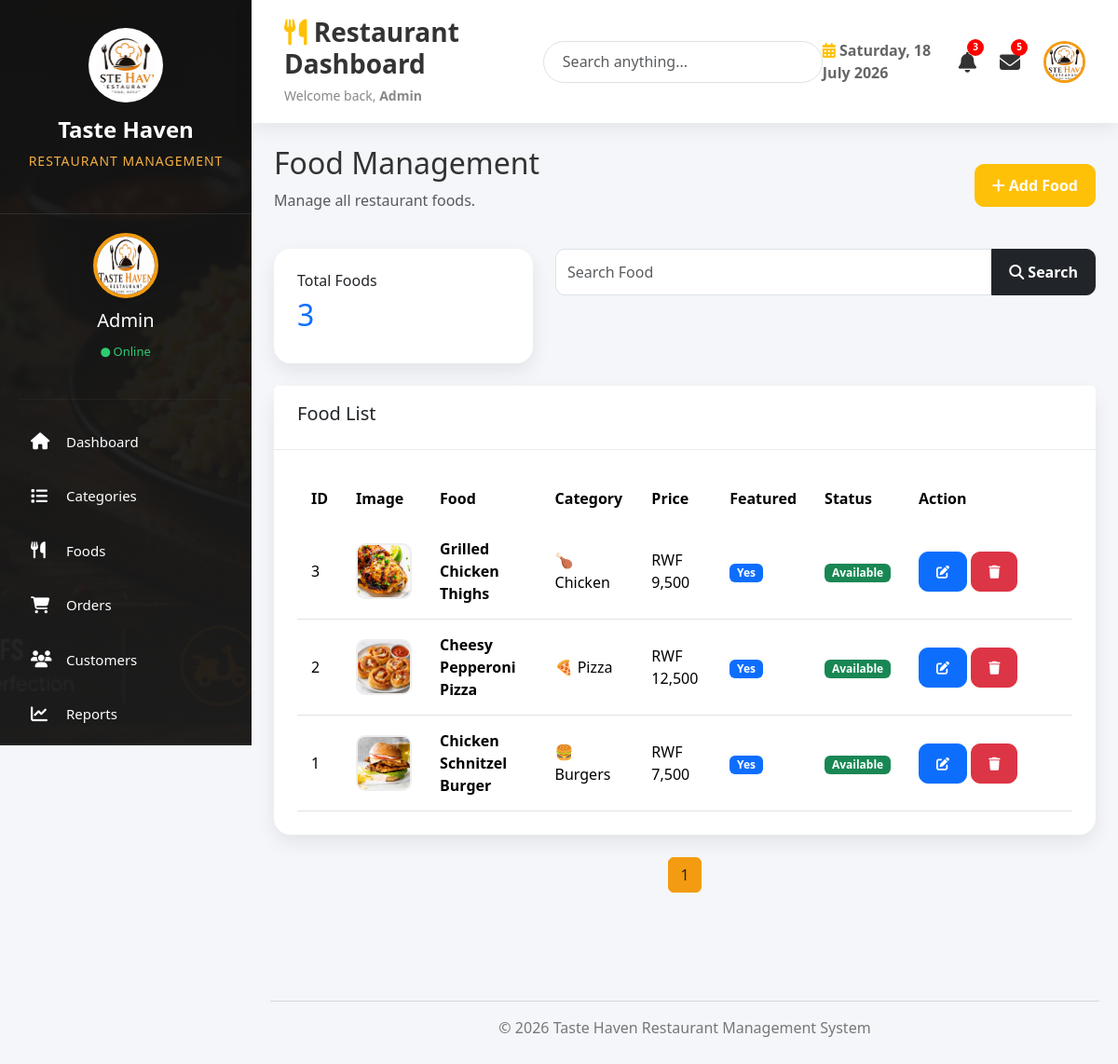
Screenshot of /admin/foods.php (signed in) with the database file from the repository.
### tables this page shows
CREATE TABLE `foods` (
  `id` int(11) NOT NULL,
  `category_id` int(11) NOT NULL,
  `food_name` varchar(100) NOT NULL,
  `description` text DEFAULT NULL,
  `price` decimal(10,2) DEFAULT NULL,
  `image` varchar(255) DEFAULT NULL,
  `status` enum('Available','Unavailable') DEFAULT 'Available',
  `created_at` timestamp NOT NULL DEFAULT current_timestamp(),
  `featured` enum('Yes','No') DEFAULT 'No'
);

CREATE TABLE `categories` (
  `id` int(11) NOT NULL,
  `category_name` varchar(100) NOT NULL,
  `image` varchar(255) DEFAULT NULL,
  `status` enum('Active','Inactive') DEFAULT 'Active',
  `created_at` timestamp NOT NULL DEFAULT current_timestamp(),
  `updated_at` timestamp NULL DEFAULT NULL ON UPDATE current_timestamp()
);

### admin/foods.php (the view, shortened to what this page needs)
<?php
include("../config/db.php");
$search = "";
$limit = 10;
$page = isset($_GET['page']) ? (int)$_GET['page'] : 1;
$start = ($page-1)*$limit;
$total_result = mysqli_query($conn,"SELECT COUNT(*) AS total FROM foods");
$total_row = mysqli_fetch_assoc($total_result);
$total_foods = $total_row['total'];
if($search=="")
{
$sql = "SELECT foods.*,categories.category_name
FROM foods
LEFT JOIN categories
ON foods.category_id=categories.id
ORDER BY foods.id DESC
LIMIT $start,$limit";
}
$result = mysqli_query($conn,$sql);
?>
<!DOCTYPE html>
<html>
<head>
<link href="https://cdn.jsdelivr.net/npm/bootstrap@5.3.3/dist/css/bootstrap.min.css"
rel="stylesheet">
<link rel="stylesheet"
href="../assets/css/admin.css">
<link rel="stylesheet"
href="https://cdnjs.cloudflare.com/ajax/libs/font-awesome/6.5.2/css/all.min.css">
</head>
<body>
<div class="wrapper">
<?php include("includes/sidebar.php"); ?>
<div class="main">
<?php include("includes/header.php"); ?>
<div class="container-fluid p-4">
<div class="d-flex justify-content-between align-items-center mb-4">
<div>
<h2>Food Management</h2>
<p class="text-muted">
Manage all restaurant foods.
</p>
</div>
<a href="add_food.php"
class="btn btn-warning">
<i class="fas fa-plus"></i>
Add Food
</a>
</div>
<div class="row mb-4">
<div class="col-md-4">
<div class="card">
<div class="card-body">
<h6>Total Foods</h6>
<h2 class="text-primary">
<?php echo $total_foods; ?>
</h2>
</div>
</div>
</div>
<div class="col-md-8">
<form method="GET">
<div class="input-group">
<input
type="text"
name="search"
value="<?php echo $search;?>"
class="form-control"
placeholder="Search Food">
<button
class="btn btn-dark">
<i class="fas fa-search"></i>
Search
</button>
</div>
</form>
</div>
</div>
<div class="card">
<div class="card-header">
<h5>
Food List
</h5>
</div>
<div class="card-body">
<div class="table-responsive">
<table class="table table-hover align-middle">
<thead>
<tr>
<th>ID</th>
<th>Image</th>
<th>Food</th>
<th>Category</th>
<th>Price</th>
<th>Featured</th>
<th>Status</th>
<th width="180">
Action
</th>
</tr>
</thead>
<tbody>
<?php
if(mysqli_num_rows($result)>0)
{
while($food=mysqli_fetch_assoc($result))
{
?>
<tr>
<td><?php echo $food['id']; ?></td>
<td>
<?php
if($food['image']=="")
{
?>
<img src="../assets/images/logo.png"
class="table-image">
<?php
}
else
{
?>
<img
src="../uploads/foods/<?php echo $food['image'];?>"
class="table-image">
<?php
}
?>
</td>
<td>
<strong>
<?php echo $food['food_name']; ?>
</strong>
</td>
<td>
<?php echo $food['category_name']; ?>
</td>
<td>
RWF
<?php echo number_format($food['price']); ?>
</td>
<td>
<?php
if($food['featured']=="Yes")
{
    echo "<span class='badge bg-primary'>Yes</span>";
}
else
{
    echo "<span class='badge bg-secondary'>No</span>";
}
?>
</td>
<td>
<?php
if($food['status']=="Available")
{
    echo "<span class='badge bg-success'>Available</span>";
}
else
{
    echo "<span class='badge bg-danger'>Unavailable</span>";
}
?>
</td>
<td>
<a
href="edit_food.php?id=<?php echo $food['id'];?>"
class="btn btn-sm btn-primary">
<i class="fas fa-edit"></i>
</a>
<a
href="delete_food.php?id=<?php echo $food['id'];?>"
class="btn btn-sm btn-danger"
onclick="return confirm('Delete this food?')">
<i class="fas fa-trash"></i>
</a>
</td>
</tr>
<?php
}
}
?>
</tbody>
</table>
</div>
</div>
</div>
<?php
if($search=="")
{
$count=mysqli_query($conn,"SELECT COUNT(*) total FROM foods");
}
else
{
$count=mysqli_query($conn,"
SELECT COUNT(*) total
FROM foods
WHERE food_name LIKE '%$search%'
");
}
$row=mysqli_fetch_assoc($count);
$total_records=$row['total'];
$total_pages=ceil($total_records/$limit);
?>
<nav class="mt-4">
<ul class="pagination justify-content-center">
<?php
for($i=1;$i<=$total_pages;$i++)
{
?>
<li class="page-item <?php if($page==$i) echo "active";?>">
<a
class="page-link"
href="?page=<?php echo $i;?>&search=<?php echo $search;?>">
<?php echo $i;?>
</a>
</li>
<?php
}
?>
</ul>
</nav>
</div>
<div class="admin-footer">
<hr>
<p>
© <?php echo date("Y"); ?>
Taste Haven Restaurant Management System
</p>
</div>
</div>
</div>
</body>
</html>

### assets/css/admin.css (style rules this page uses)
* { margin:0; padding:0; box-sizing:border-box; }
body { font-family:'Segoe UI',Tahoma,Geneva,Verdana,sans-serif; background:#f4f6f9; color:#333; }
a { text-decoration:none; }
.wrapper { display:flex; min-height:100vh; }
.main { margin-left:270px; width:calc(100% - 270px); }
.card { border:none; border-radius:18px; box-shadow:0 8px 20px rgba(0,0,0,.08); }
.card-header { background:#ffffff; border-bottom:1px solid #ececec; font-weight:600; padding:18px 25px; }
.card-body { padding:25px; }
.table { margin-bottom:0; vertical-align:middle; }
.table thead { background:#212529; color:#fff; }
.table thead th { padding:15px; border:none; font-weight:600; }
.table tbody td { padding:15px; }
.table tbody tr { transition:.3s; }
.table-image { width:60px; height:60px; object-fit:cover; border-radius:10px; border:2px solid #eee; }
.btn { border-radius:10px; padding:10px 18px; font-weight:600; }
.btn-primary { background:#0d6efd; }
.btn-warning { color:#fff; }
.btn-danger { background:#dc3545; }
.btn-dark { background:#212529; }
.form-control, .form-select { border-radius:10px; padding:12px; }
.pagination .page-link { color:#212529; border-radius:8px; margin:0 3px; }
.pagination .active .page-link { background:#f39c12; border-color:#f39c12; }
.admin-footer { text-align:center; padding:20px; color:#777; margin-top:40px; }
html { scroll-behavior:smooth; }

### rows the page displays
foods: id "3", image (picture), food_name "Grilled Chicken Thighs", category.category_name "🍗 Chicken", price "9,500", featured "Yes", status "Available"
foods: id "2", image (picture), food_name "Cheesy Pepperoni Pizza", category.category_name "🍕 Pizza", price "12,500", featured "Yes", status "Available"
foods: id "1", image (picture), food_name "Chicken Schnitzel Burger", category.category_name "🍔 Burgers", price "7,500", featured "Yes", status "Available"

### other values shown
$_SESSION['admin'] "Admin"
$total_foods "3"
